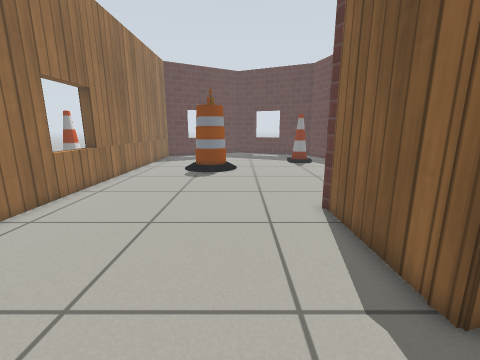
[1] (above)

16 first-person views from a walk through a Gazebo world. The camera is 0.76 m above the floor, tilts 12° down and sees 90° across. The floor is counted in squares, 0.25 m on a side. Each view is taken from the middle of a square. On the plan, view 1 faces up. The plan holds only what a view shows up to about 19 squares ahead; the rest is blank. The robots in the file are not drawn. Gazebo's built-in surfaces are drawn with simple patterns.

[2]
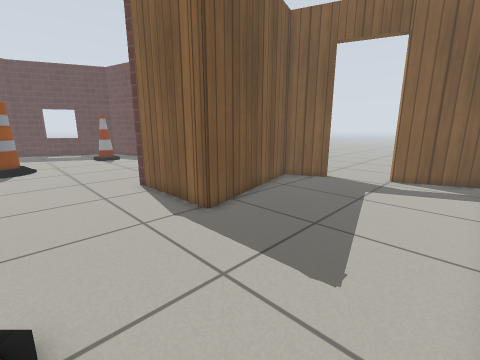

[3]
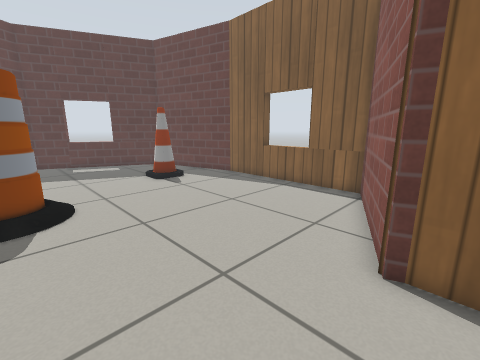

[4]
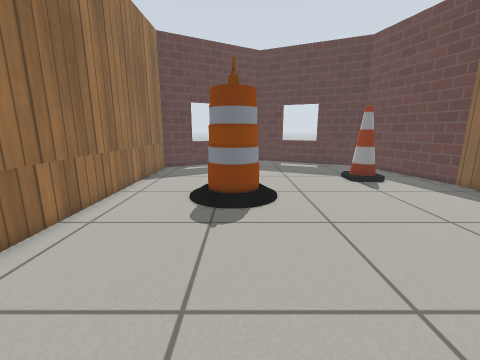

[5]
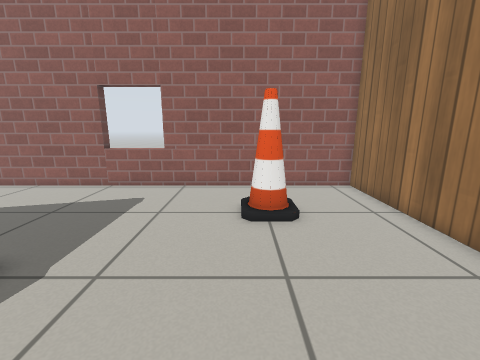

[6]
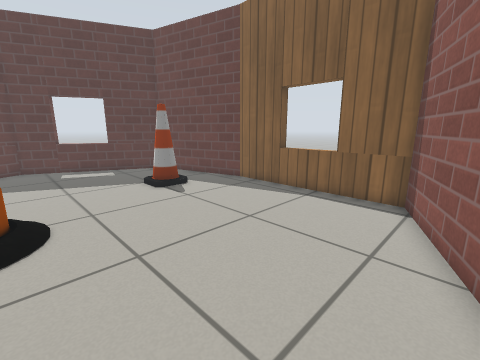

[7]
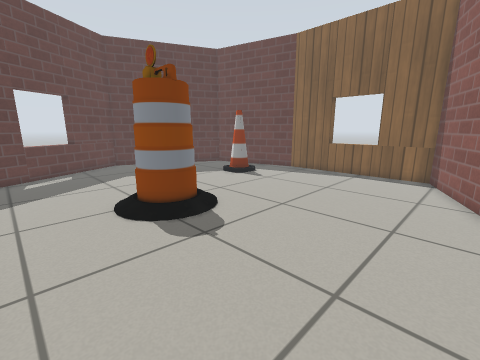

[8]
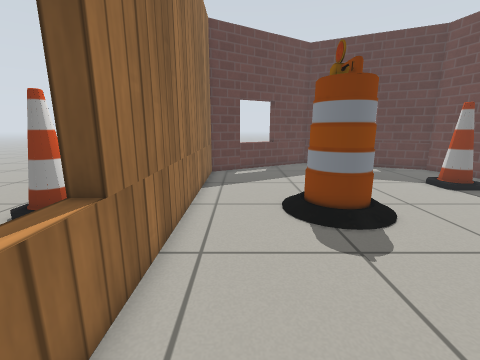

[9]
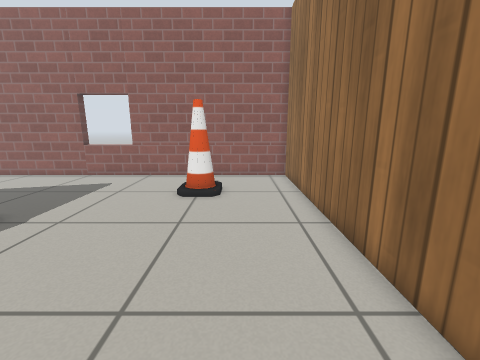

[10]
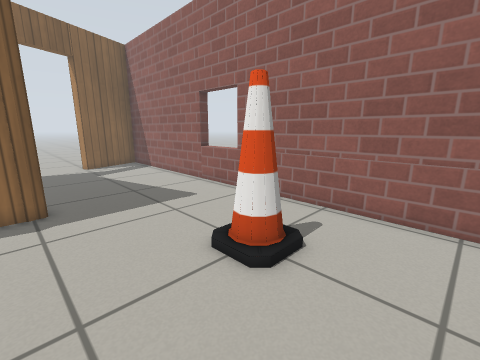

[11]
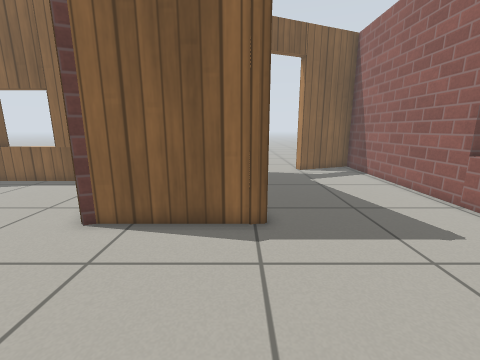

[12]
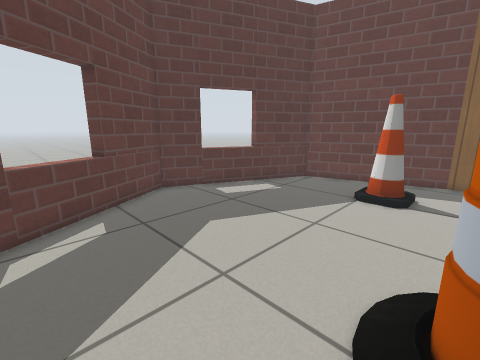

[13]
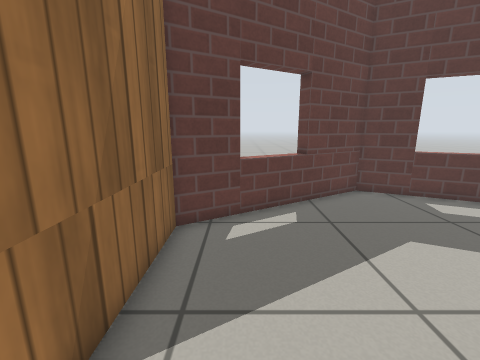

[14]
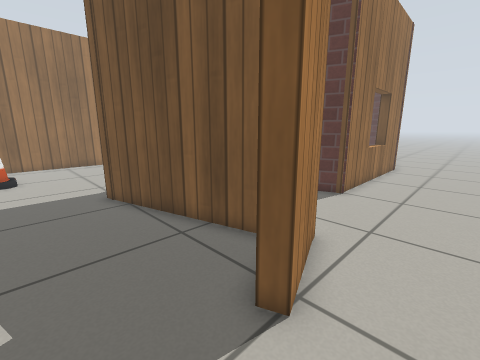

[15]
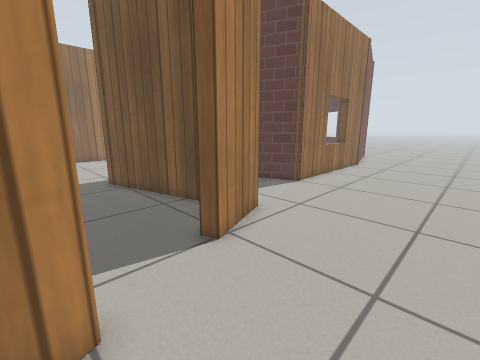

[16]
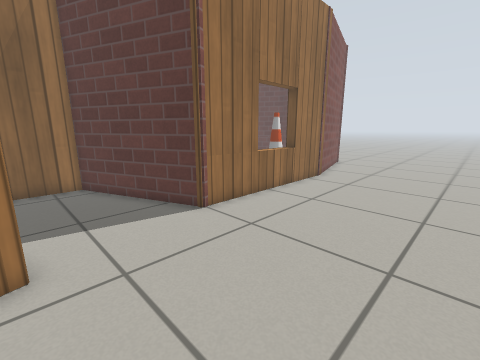

### Floor plan
Points are (right, up) in squares from view 1. A wall is a line through its corners. A room is listed if a view was taken in it or the views show most of it. See-through windows are left out.
Room 1 (views 1, 2, 3, 4, 5, 6, 7, 8, 9, 10, 11, 12, 13)
walls: (3.4, 8.6) (3.2, 9) (9.9, 11.8) (9.9, 21); (3.4, 3.2) (3.4, 9.2); (4, 3.2) (3.4, 3.2) (3.3, 3.7); (10, 20.9) (8.1, 27.9) (-0.2, 31.7) (-8, 27.1) (-8, -4.8) (15.6, -4.8) (13.9, -0.6); (12.6, 2.8) (11.6, 5.3) (3.5, 3.1)
ways out: open door at (13, 2.5) to room 2; open door at (14, 0.5) to room 2
objects: cone (-4, -1) to (-3, 0); barrel (-3, 18) to (-1, 20); cone (5, 22) to (6, 23)
Room 2 (views 14, 15, 16)
walls: (10.6, 21.4) (10.6, 11.4) (4, 8.7) (4, 6); (9.4, 25.4) (10.6, 20.7); (11.9, 6.1) (13.2, 3) (12.6, 2.8); (14.5, -0.4) (14.9, -1.3)
ways out: open door at (13, 2.5) to room 1; open door at (14, 0.5) to room 1

Where each view was taken, in squares from view 1:
view 1: 0 up, 0 right, facing up
view 2: 4 down, 2 left, facing up-right
view 3: 8 up, 2 left, facing up-right
view 4: 8 up, 2 left, facing up
view 5: 8 up, 2 left, facing down
view 6: 10 up, 1 left, facing up-right
view 7: 10 up, 7 left, facing up-right
view 8: 10 up, 6 left, facing up
view 9: 11 up, 5 left, facing down
view 10: 4 up, 7 left, facing down-right
view 11: 4 up, 4 left, facing right
view 12: 20 up, 6 left, facing up-right
view 13: 20 up, 6 left, facing up
view 14: 0 up, 15 right, facing up-left
view 15: 1 down, 18 right, facing up-left
view 16: 6 up, 18 right, facing up-left
